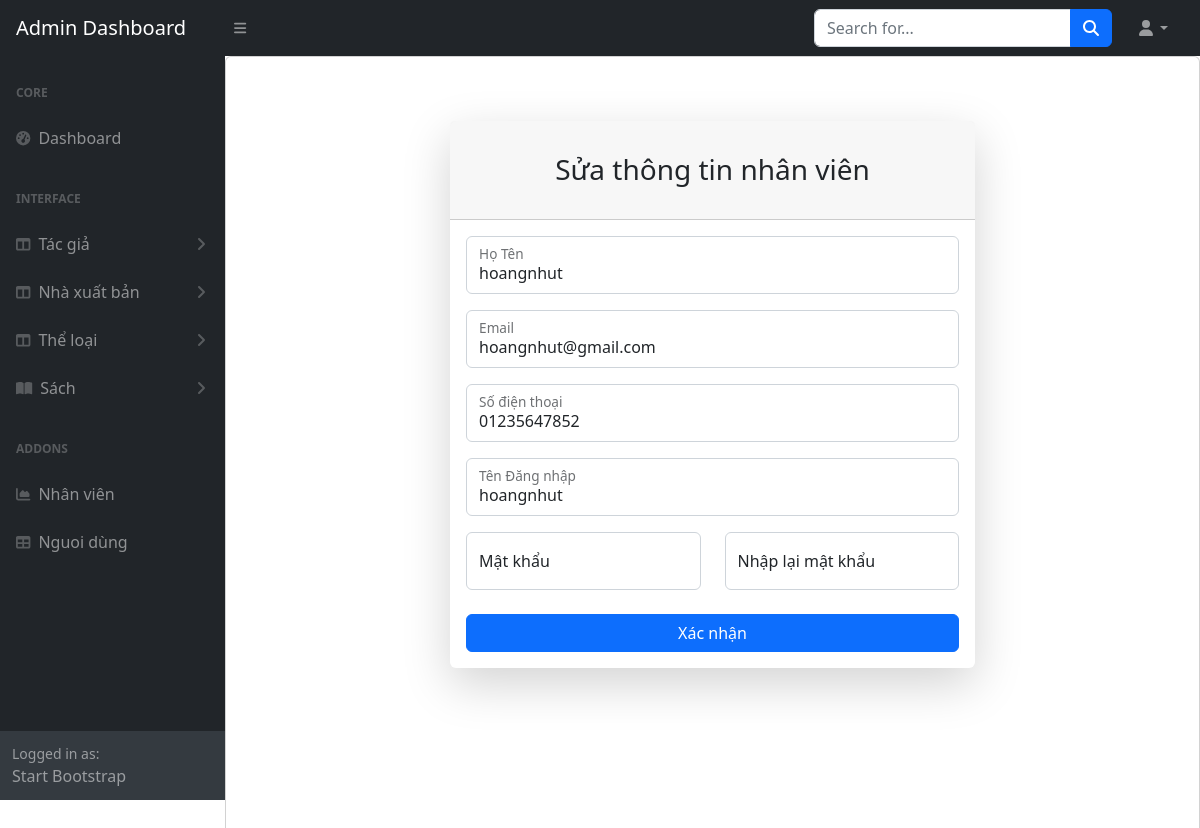
The app's page /admin/index.php?action=quanlynguoidung&query=sua&idnguoidung=8 (signed in) with its own data.
### tables this page shows
CREATE TABLE `nguoi_dung` (
  `ma_nguoi_dung` int(11) NOT NULL,
  `ten_dang_nhap` varchar(50) NOT NULL,
  `mat_khau` varchar(255) NOT NULL,
  `ho_ten` varchar(100) DEFAULT NULL,
  `email` varchar(100) DEFAULT NULL,
  `so_dien_thoai` varchar(15) DEFAULT NULL,
  `vai_tro` enum('admin','nhan_vien') DEFAULT 'nhan_vien',
  `ngay_tao` timestamp NOT NULL DEFAULT current_timestamp()
);

### admin/modules/qlnguoidung/sua.php (the view, shortened to what this page needs)
<?php
    $sql = "SELECT * FROM nguoi_dung WHERE ma_nguoi_dung = '$_GET[idnguoidung]'";
    $query = mysqli_query($conn, $sql)
?>
<div id="layoutAuthentication">
    <div id="layoutAuthentication_content">
        <main>
            <div class="container">
                <div class="row justify-content-center">
                    <div class="col-lg-7">
                        <div class="card shadow-lg border-0 rounded-lg mt-5">
                            <div class="card-header">
                                <h3 class="text-center font-weight-light my-4">Sửa thông tin nhân viên</h3>
                            </div>
                            <div class="card-body">
                                <form action="modules/qlnguoidung/xuly.php?idnguoidung=<?php echo $_GET['idnguoidung']?>" enctype="multipart/form-data" method="POST" id="registerForm" onsubmit="return validatePasswords()">
                                    <?php
                                        while($row = mysqli_fetch_array($query)){ ?>
                                        <div class="form-floating mb-3">
                                            <input class="form-control" id="inputName" type="text" value="<?php echo $row['ho_ten']?>" name="hoten"  required />
                                            <label for="inputName">Họ Tên</label>
                                        </div>
                                        <div class="form-floating mb-3">
                                            <input class="form-control" id="inputEmail" type="email" value="<?php echo $row['email']?>" name="email" required />
                                            <label for="inputEmail">Email</label>
                                        </div>
                                        <div class="form-floating mb-3">
                                            <input class="form-control" id="inputPhone" type="tel" value="<?php echo $row['so_dien_thoai']?>" name="sodienthoai" pattern="[0-9]{10}" required />
                                            <label for="inputPhone">Số điện thoại</label>
                                        </div>
                                        <div class="form-floating mb-3">
                                            <input class="form-control" id="inputUsername" type="text" value="<?php echo $row['ten_dang_nhap']?>" name="tendangnhap" required />
                                            <label for="inputUsername">Tên Đăng nhập</label>
                                        </div>
                                        <div class="row mb-3">
                                            <div class="col-md-6">
                                                <div class="form-floating mb-3 mb-md-0">
                                                    <input class="form-control" id="inputPassword" type="password" name="password" placeholder="Tạo mật khẩu" required />
                                                    <label for="inputPassword">Mật khẩu</label>
                                                </div>
                                            </div>
                                            <div class="col-md-6">
                                                <div class="form-floating mb-3 mb-md-0">
                                                    <input class="form-control" id="inputPasswordConfirm" type="password" name="password" placeholder="Xác nhận mật khẩu" required />
                                                    <label for="inputPasswordConfirm">Nhập lại mật khẩu</label>
                                                </div>
                                            </div>
                                        </div>
                                        <div class="mt-4 mb-0">
                                            <div class="d-grid">
                                                <button class="btn btn-primary btn-block" type="submit" name="sua">Xác nhận</button>
                                            </div>
                                        </div>
                                    <?php }?>
                                </form>
                            </div>
                        </div>
                    </div>
                </div>
            </div>
        </main>
    </div>
</div>

### records on screen
nguoi_dung: hoten "hoangnhut", email "hoangnhut@gmail.com", sodienthoai "01235647852", tendangnhap "hoangnhut"
